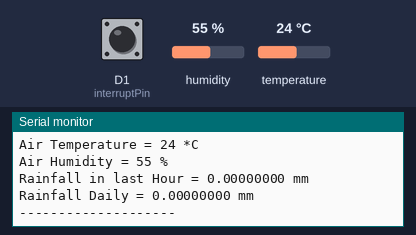
A sketch run on a simulated ESP8266 (NodeMCU). Parts: the last lines printed to the serial monitor. The test bench sets the inputs (shaded band); at power-on: humidity 55 %, D1 (interruptPin) HIGH, temperature 24 °C. WiFi joins after 1.5 s; servers stay silent unless stated; the local clock reads 2024-03-15 10:24:30 at power-on unless the sketch sets it.

Above: at 2.7 s.
2.8 s: humidity set to 22 %
5.5 s: D1 (interruptPin) pulled LOW for 2.4 s
9.4 s: temperature set to 12 °C
At 10.2 s:
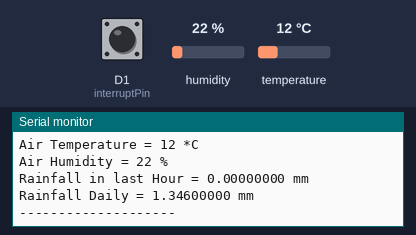
12.1 s: D1 (interruptPin) pulled LOW for 2.4 s
16.0 s: humidity set to 40 %
At 18.9 s:
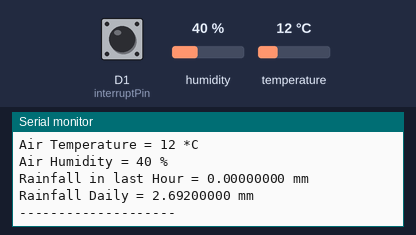
Timing chart, 0 to 19.7 s (numbered marks = the images above; inputs shaded):
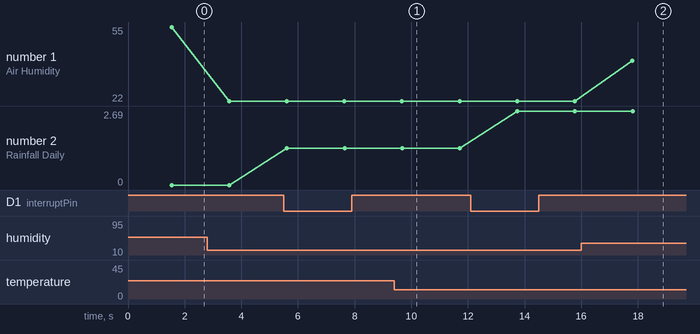

Measured:
- after the input at 9.4 s, the serial monitor: prints a new line after 0.27 s (image 1)
- after the input at 16.0 s, the serial monitor: prints a new line after 1.8 s (image 2)
- plotted number 1: 55 → 22 after the input at 2.8 s, 22 → 40 after the input at 16.0 s
- plotted number 2: 0 → 1.35 after the input at 5.5 s, 1.35 → 2.69 after the input at 12.1 s

The sketch:

read_sensor.ino
```cpp
//library used
#include <ESP8266WiFi.h>
#include <time.h>
#include <SimpleDHT.h>

//dht configuration
#define DHT_PIN D4
SimpleDHT11 dht11(DHT_PIN);
byte temperature = 0;
byte humidity = 0;

//rainfall configuration
#define interruptPin D1
volatile unsigned long contactTime;
const double bucketSize = 1.346;
double dailyRain = 0.0;
double hourlyRain = 0.0;
double dailyRain_till_LastHour = 0.0;
bool first;

//wifi configuration
const char* ssid = "WIFI_SSID";
const char* password = "1234567890";

//time configuration
int timezone = 7 * 3600;
int dst = 0;

void setup() {
  Serial.begin(115200);
  pinMode(interruptPin, INPUT_PULLUP);
  attachInterrupt(digitalPinToInterrupt(interruptPin), handleInterrupt, FALLING);
  delay(10);

  WiFi.begin(ssid, password);
  while (WiFi.status() != WL_CONNECTED) {
    delay(500);
    //Serial.print(".");
  }

  configTime(timezone, dst, "pool.ntp.org","time.nist.gov");
  while(!time(nullptr)){
     Serial.print("*");
     delay(1000);
  }
  Serial.println(WiFi.localIP());
  Serial.println("Weather Information");
  Serial.println("--------------------");
}

void handleInterrupt() {
  if((millis() - contactTime) > 15){
    dailyRain+=bucketSize;
    contactTime = millis();
  }
}

void rain_daily(){
  time_t now = time(nullptr);
  struct tm * timeinfo;
  timeinfo = gmtime(&now);

  //Serial.println("--------------");
  //Serial.print("Hour = ");Serial.println(timeinfo->tm_hour);
  //Serial.print("Min = ");Serial.println(timeinfo->tm_min);
  //Serial.print("Sec = ");Serial.println(timeinfo->tm_sec);
  //Serial.println("--------------");
}

void counterRain(){
  time_t now = time(nullptr);
  struct tm * timeinfo;
  timeinfo = gmtime(&now);
  //Serial.print(timeinfo->tm_hour);
  //Serial.print(timeinfo->tm_min);
  if(timeinfo->tm_min != 0) first = true;
  if(timeinfo->tm_min == 0 && first == true){
    hourlyRain = dailyRain - dailyRain_till_LastHour;
    dailyRain_till_LastHour = hourlyRain;
    first = false;
  }
  if(timeinfo->tm_hour == 0){
    dailyRain = 0.0;
    dailyRain_till_LastHour = 0.0;
  }
}

void showData(){
  time_t now = time(nullptr);
  Serial.print("Date and Time Now = ");
  Serial.println(ctime(&now));
  Serial.print("Air Temperature = ");
  Serial.print(temperature);
  Serial.println(" *C");
  Serial.print("Air Humidity = ");
  Serial.print(humidity);
  Serial.println(" %");
  Serial.print("Rainfall in last Hour = ");
  Serial.print(hourlyRain,8);
  Serial.println(" mm");
  Serial.print("Rainfall Daily = ");
  Serial.print(dailyRain,8);
  Serial.println(" mm");
  Serial.println("--------------------");
}

void getSensor(){
  int err = SimpleDHTErrSuccess;
  if ((err = dht11.read(&temperature, &humidity, NULL)) != SimpleDHTErrSuccess) {
    //Serial.print("Read DHT11 failed, err="); Serial.println(err);delay(1000);
    return;
  }
}

void loop() {
  getSensor();
  counterRain();
  //rain_daily();
  showData();
  delay(2000);

}
```
